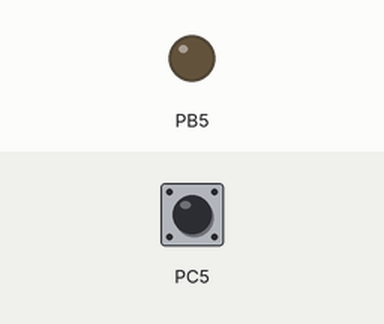
Simulated run of this program. Board: ATmega328P, built with avr-gcc and emulated at 16 MHz. On the bench: output pins drawn as LEDs (lit = HIGH). The inputs (shaded band) are chosen by the test bench; at power-on: PC5 HIGH.

Above: at 1.2 s.
1.3 s: PC5 pulled LOW for 0.15 s
At 1.7 s:
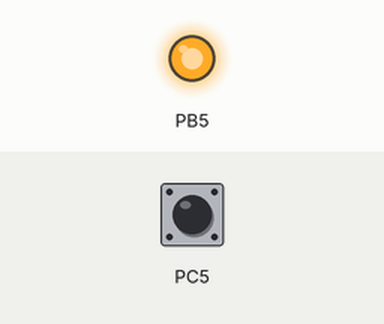
2.9 s: PC5 pulled LOW for 1 s
At 4.1 s:
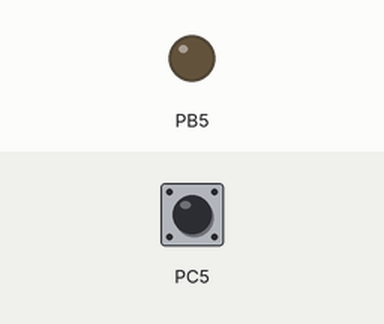
5.4 s: PC5 pulled LOW for 3.2 s
At 6.0 s:
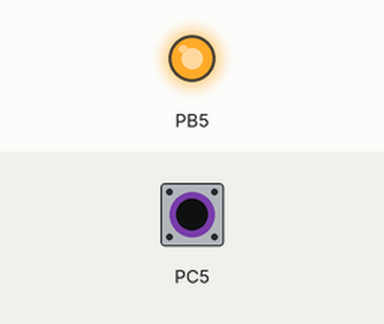
Timing chart, 0 to 8.4 s (numbered marks = the images above; inputs shaded):
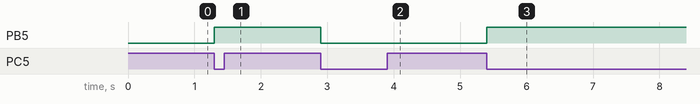

Measured:
- after the input at 1.3 s, PB5: LOW → HIGH at once
- after the input at 2.9 s, PB5: HIGH → LOW at once
- after the input at 5.4 s, PB5: LOW → HIGH at once

The program:

main.cpp
```cpp
/*
 * main.cpp
 *
 *  Created on: Nov 22, 2015
 *      Author: Thiago Mallon <thiagomallon@gmail.com>
 *
 * A interrupção por mudança de estado de pino (PCINT) não permite configuração da borda na qual deseja-se ser
 * disparada a exceção (diferentemente da Interrupções Externas), porém na ISR do arquivo presente, exemplifico
 * como obter relativa filtragem para a borda desejada. A vantagem das interrupções por mudança de estado de
 * pino (Pin Change Interrupt) é que existe a possibilidade de se trabalhar com quase todos os pinos do microcontrolador,
 * sendo que as interrupções externas (INT0 e INT1) somente permitem dois pinos PD2 (INT0) e PD3 (INT1).
 *
 * O registrador de controle de interrupção por mudança de estado de pino PCICR possui três bits de controle para
 * cada porta do ATmega328, que são: PCIE0 (PORTB), PCIE1 (PORTC) e PCIE2 (PORTD). Da mesma forma exitem três
 * registradores para habilitação de interrupção individual de pino para cada porta, que são: PCMSK0<0:7> (pinos do PORTB),
 * PCMSK1<0:6> (pinos do PORTC) e PCMSK2<0:7> (pinos do PORTD). A configuração de interrupção, por exemplo, para o pino PB0 do
 * PORTB, seria a atribuição de 1 para o bit PCINT0 do registrador PCMSK0, para o pino ṔB1, seria setando o bit PCINT1 e assim
 * sucessivamente.
 *
 * No presente arquivo queremos uma interrupção para o pino PC5, sendo assim, setamos o bit PCINT13 do registrador PCMSK1, além
 * de setarmos o bit PCIE1 do registrador PCICR.
 */

#ifndef _AVR_IO_H_
#include <avr/io.h>
#endif

#ifndef _AVR_INTERRUPT_H_
#include <avr/interrupt.h>
#endif

#include "Pins.h"

Pins pins;

int main(void) {
	pins.PCINT1Config(); // inicializa a interrupção por mudança no pino
	pins.ledConfig(); // configura pino de led
	sei();
	// habilita interrupções globais
	do { // loop infinito
	} while (1);
	return 0;
}

ISR(PCINT1_vect) {
	PCIFR &= ~(1 << PCIF1); // seta flag de interrupção em andamento, para impedir que muitas interrupções sejam geradas
	if (!(PINC & (1 << PINC5))) { // verifica se a mudança foi para estado lógico baixo
		PORTB ^= (1 << PB5); // inverte estado lógico do pino
	}
	PCIFR |= (1 << PCIF1); // limpa flag de interrupção
}
```

Pins.cpp
```cpp
/*
 * Pins.cpp
 *
 *  Created on: Nov 22, 2015
 *      Author: Thiago Mallon <thiagomallon@gmail.com>
 *
 */

#include "Pins.h"

void Pins::PCINT1Config(void) {
	DDRC &= ~(1 << DDC5); // configura pino como entrada
	PORTC |= (1 << PC5); // atribui nível lógico alto ao pino (pino entrada e nível lógico alto = pull-up habilitado)
	PCICR |= (1 << PCIE1); // habilita interrupções no PORTC;
	PCMSK1 |= (1 << PCINT13); // habilita interrupção por mudança no pino PC5 (PCINT13);
}

void Pins::ledConfig(void) {
	DDRB |= (1 << DDB5); // configura pino como saída
	PORTB &= ~(1 << PB5); // estado lógico baixo
}
```

Pins.h
```cpp
/*
 * Pins.h
 *
 *  Created on: Nov 22, 2015
 *      Author: Thiago Mallon <thiagomallon@gmail.com>
 */

#ifndef PINSH_
#define PINSH_

#ifndef _AVR_IO_H_
#include <avr/io.h>
#endif

class Pins {
public:
	void PCINT1Config(void);
	void ledConfig(void);
};

#endif /* PINSH_ */
```
